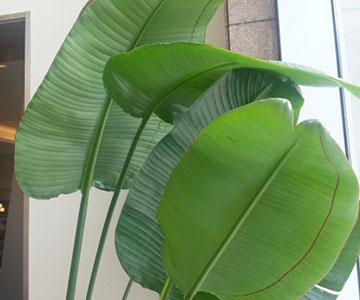
//> input picture Ch7/image/edge_test.jpg, 360 x 300 px
$ ./homogenity_op   (built with g++ and OpenCV 4)
//> lines starting //> are read from the running program, lines starting //| are printed output that depends on the picture
#include <opencv2/opencv.hpp>
using namespace cv;
using namespace std;

void homogenOp(Mat img, Mat &dst, int mask_size) // 유사연산자 에지 검출
{
	dst = Mat(img.size(), CV_8U, Scalar(0)); // 결과 행렬
	Point h_m(mask_size / 2, mask_size / 2); // 마스크 절반 크기

	for (int i = h_m.y; i < img.rows - h_m.y; i++) // 입력 영상 순회
	{
		for (int j = h_m.x; j < img.cols - h_m.x; j++) // 입력영상의 상하좌우 마스크 절반 크기(h_m)화소 제외
		{
			uchar max = 0;
			for (int u = 0; u < mask_size; u++)
			{
				for (int v = 0; v < mask_size; v++)
				{
					int y = i + u - h_m.y;
					int x = j + v - h_m.x;
					uchar difference = abs(img.at<uchar>(i, j) - img.at<uchar>(y, x));
					if (difference > max)
						max = difference; // 마스크 범위내 차분 중 최댓값
				}
			}
			dst.at<uchar>(i, j) = max; // 출력화소 저장
		}
	}
}

int main()
{
	Mat image = imread("../image/edge_test.jpg", IMREAD_GRAYSCALE);
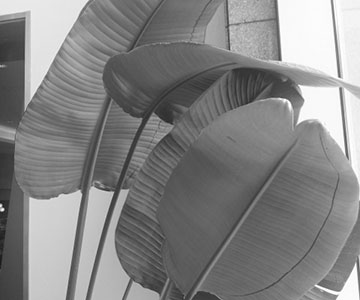
//> image: 300 rows x 360 cols, CV_8UC1; min 26, max 255, mean 132.5
	CV_Assert(image.data);

	Mat edge;
	homogenOp(image, edge, 3); // 유사연산자 에지검출
//> after the loop in homogenOp, `for (int i = h_m.y; i < img.rows - h_m.y; i++)`:
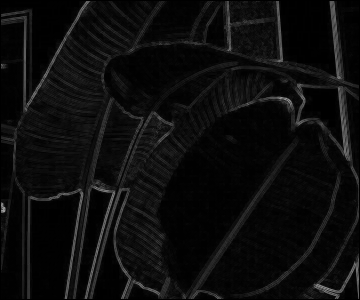
//> dst: 300 rows x 360 cols, CV_8UC1; min 0, max 156, mean 12.8

	imshow("image", image);
	imshow("edge-homogenOp", edge);
	waitKey();
	return 0;
}
